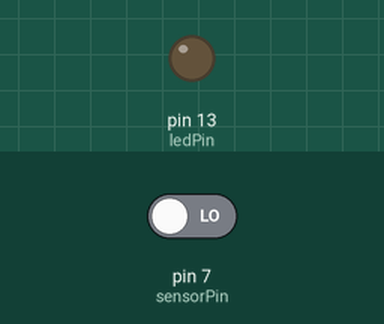
Simulated run of this sketch. Board: Arduino Uno, built with avr-gcc and run on an emulated ATmega328P. Shown: output pins drawn as LEDs (lit = HIGH). The test bench sets the inputs (shaded band); at power-on: pin 7 (sensorPin) LOW. What the sketch prints to the serial monitor is not drawn.

Above: at 1.2 s.
1.3 s: pin 7 (sensorPin) driven HIGH
At 2.1 s:
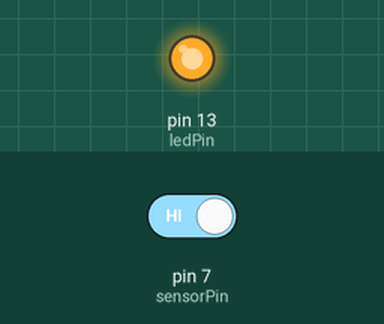
2.8 s: pin 7 (sensorPin) driven LOW
At 4.3 s:
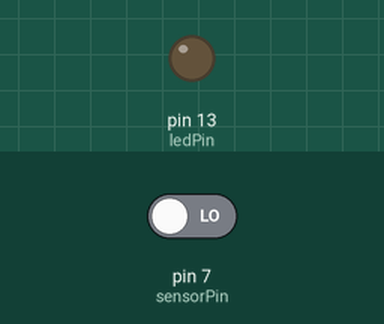
Timing chart, 0 to 5.8 s (numbered marks = the images above; inputs shaded):
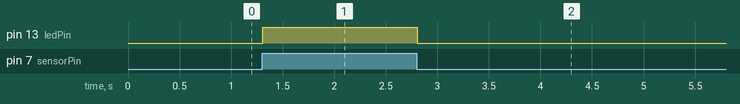

Measured:
- after the input at 1.3 s, pin 13 (ledPin): LOW → HIGH at once
- after the input at 2.8 s, pin 13 (ledPin): HIGH → LOW at once

The sketch:

Microphone_sensor.ino
```cpp
/*
 * Rui Santos
 * Complete Project Details http://randomnerdtutorials.com
*/

int ledPin=13;
int sensorPin=7;
boolean val =0;

void setup(){
  pinMode(ledPin, OUTPUT);
  pinMode(sensorPin, INPUT);
  Serial.begin (9600);

}

void loop (){

for(int i=0;i<10;i++){
    val =digitalRead(sensorPin);
  Serial.println (val);
  // when the sensor detects a signal above the threshold value, LED flashes
  if (val==HIGH) {
    digitalWrite(ledPin, HIGH);
  }
  else {
    digitalWrite(ledPin, LOW);
  }
}
}
```
